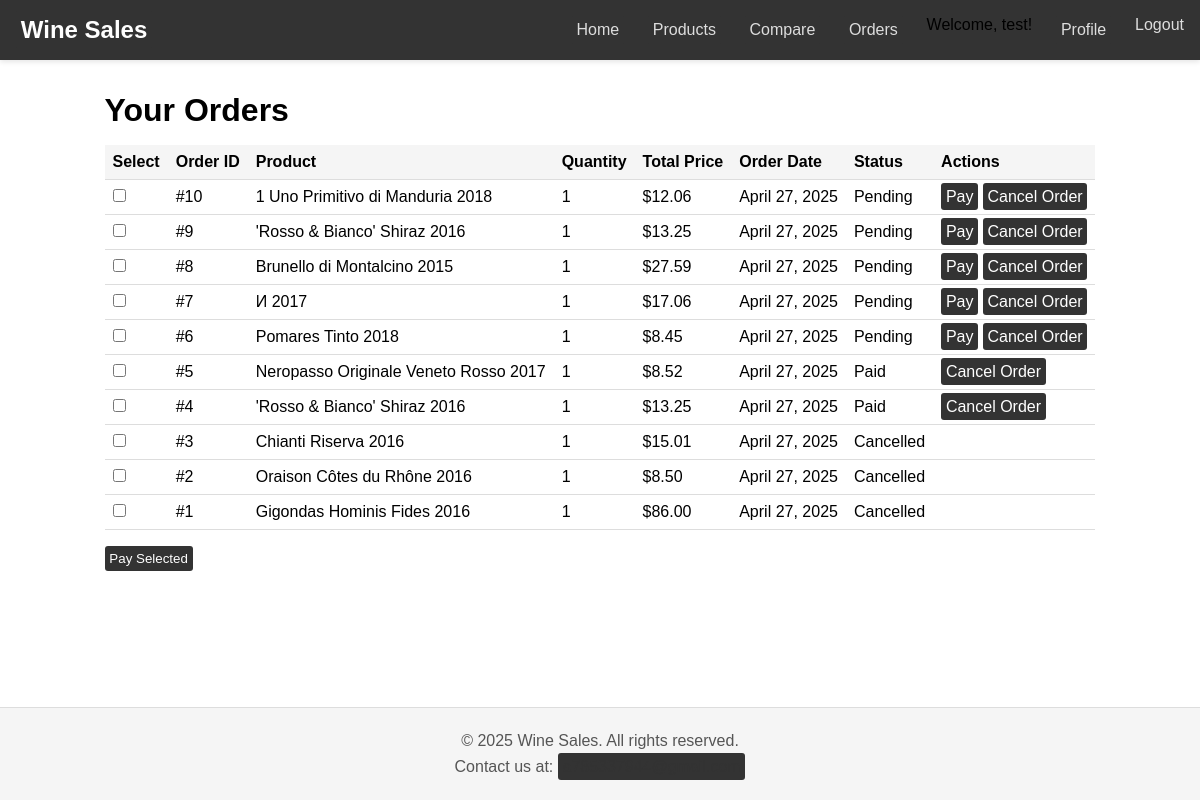
The page /orders/ (signed in) on the database as committed earlier.
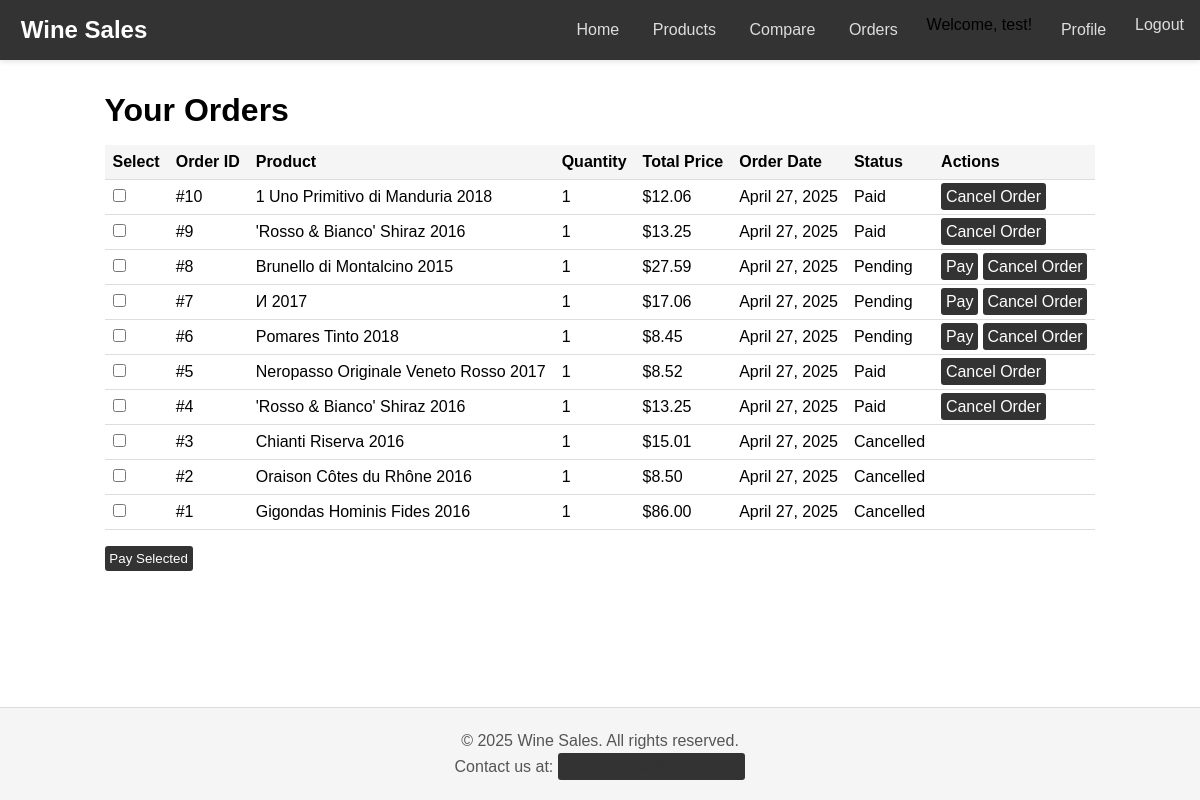
The same page on the database as committed later.
### orders/models.py (models this page shows, shortened)
class Order(models.Model):
    user = models.ForeignKey(User, on_delete=models.CASCADE)
    product = models.ForeignKey(Product, on_delete=models.CASCADE)
    quantity = models.IntegerField()
    total_price = models.DecimalField(max_digits=10, decimal_places=2)
    order_date = models.DateTimeField(auto_now_add=True)
    status = models.CharField(
        max_length=20,
        choices=[
            ('Pending', 'Pending'),
            ('Paid', 'Paid'),
            ('Cancelled', 'Cancelled'),
        ],
        default='Pending'
    )

### products/models.py (models this page shows, shortened)
class Product(models.Model):
    name = models.CharField(max_length=100)
    country = models.CharField(max_length=50)
    region = models.CharField(max_length=50)
    winery = models.CharField(max_length=100)
    rating = models.FloatField(default=0.0)
    number_of_ratings = models.IntegerField(default=0)
    price = models.DecimalField(max_digits=10, decimal_places=2)
    year = models.IntegerField(null=True, blank=True)
    inventory = models.IntegerField(default=100)  # 默认库存
    class Meta:
        ordering = ['name']

### orders/views.py (the view)
# urls.py: path('', views.order_list, name='order_list'),
@login_required
def order_list(request):
    orders = Order.objects.filter(user=request.user).order_by('-order_date')
    return render(request, 'order_list.html', {'orders': orders})

### orders/templates/order_list.html (shortened to what this page needs)
{% extends 'base.html' %}
{% block content %}
    <h1>Your Orders</h1>
    <form id="pay-selected-form" method="post" action="{% url 'orders:pay_selected_orders' %}">
        <table>
            <thead>
                <tr>
                    <th>Select</th>
                    <th>Order ID</th>
                    <th>Product</th>
                    <th>Quantity</th>
                    <th>Total Price</th>
                    <th>Order Date</th>
                    <th>Status</th>
                    <th>Actions</th>
                </tr>
            </thead>
            <tbody>
                {% for order in orders %}
                    <tr>
                        <td>
                            <input type="checkbox" name="selected_orders" value="{{ order.id }}">
                        </td>
                        <td>#{{ order.id }}</td>
                        <td>{{ order.product.name }}</td>
                        <td>{{ order.quantity }}</td>
                        <td>${{ order.total_price }}</td>
                        <td>{{ order.order_date|date:"F d, Y" }}</td>
                        <td>{{ order.status }}</td>
                        <td>
                            {% if order.status == 'Pending' %}
                                <a href="{% url 'orders:pay_order' order.id %}" class="pay-button">Pay</a>
                            {% endif %}
                            {% if order.status == 'Pending' or order.status == 'Paid' %}
                                <a href="{% url 'orders:cancel_order' order.id %}" class="cancel">Cancel Order</a>
                            {% endif %}
                        </td>
                    </tr>
                {% empty %}
                    <tr>
                        <td colspan="8" style="text-align: center;">No orders found.</td>
                    </tr>
                {% endfor %}
            </tbody>
        </table>
        <div style="margin-top: 1rem;">
            <button type="button" id="pay-selected-button">Pay Selected</button>
        </div>
    </form>
{% endblock %}

Rows that differ between the two databases and show on the page:
changed Order "1 Uno Primitivo di Manduria 2018": status "Pending" → "Paid"; no longer shows "Pay"
changed Order id 9: status "Pending" → "Paid"; no longer shows "Pay"
